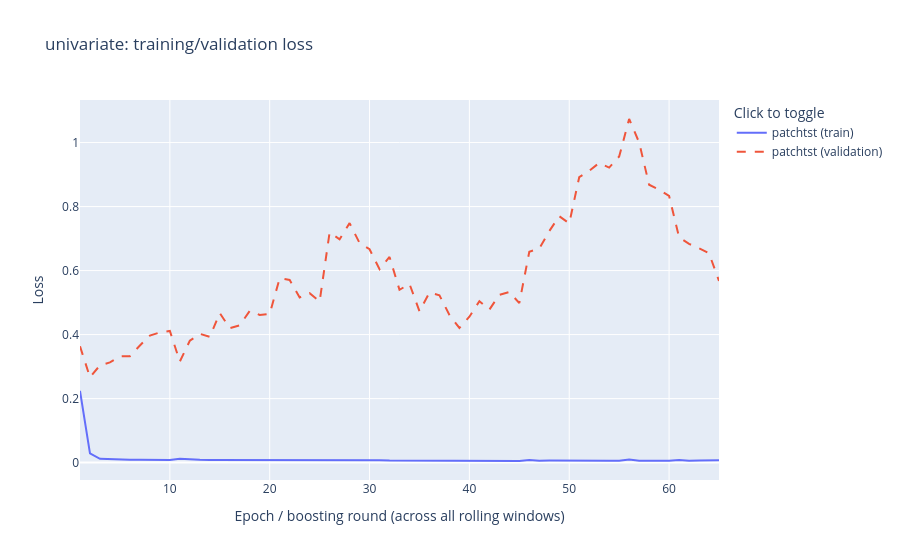

The notebook cell saved with this chart:
### Markdown cell above
**Trainings-/Validierungsverlust (Experiment 1):** nur für Modelle mit einem echten iterativen Verlust verfügbar -- PatchTST (Verlust je Epoche, über die gesamte rollierende Auswertung hinweg aneinandergereiht: Erstanpassung + jedes Warm-Start-Update). SARIMA (Maximum-Likelihood-Schätzung), Chronos (Zero-Shot) und die Baselines haben keinen vergleichbaren Verlaufswert und erscheinen hier nicht.

### Code cell
univariate_loss_fig = compare_loss_curves(univariate_results, 'univariate')
if univariate_loss_fig is not None: display(univariate_loss_fig)
else: print('Kein Modell in Experiment 1 mit verfuegbarer Verlustkurve.')

### Figure 1 — Plotly figure (JSON) as saved in the notebook; plotly's stock layout.template omitted (floating-point values rounded to 4 significant figures)
{"data": [{"legendgroup": "patchtst", "mode": "lines", "name": "patchtst (train)", "type": "scatter", "x": [1, 2, 3, 4, 5, 6, 7, 8, 9, 10, 11, 12, 13, 14, 15, 16, 17, 18, 19, 20, 21, 22, 23, 24, 25, 26, 27, 28, 29, 30, 31, 32, 33, 34, 35, 36, 37, 38, 39, 40, 41, 42, 43, 44, 45, 46, 47, 48, 49, 50, 51, 52, 53, 54, 55, 56, 57, 58, 59, 60, 61, 62, 63, 64, 65], "y": [0.2242, 0.02885, 0.01173, 0.01018, 0.009568, 0.009163, 0.009108, 0.008315, 0.008218, 0.008174, 0.0123, 0.009665, 0.00867, 0.00825, 0.008291, 0.008155, 0.007506, 0.007482, 0.007212, 0.007023, 0.007523, 0.006888, 0.007014, 0.006774, 0.006366, 0.008392, 0.007024, 0.00687, 0.006762, 0.006564, 0.007539, 0.006221, 0.006039, 0.006077, 0.005651, 0.007195, 0.005469, 0.005388, 0.005288, 0.005297, 0.006506, 0.00546, 0.005285, 0.005747, 0.005015, 0.008159, 0.005848, 0.00624, 0.005729, 0.005201, 0.006444, 0.005658, 0.005813, 0.005519, 0.005789, 0.009603, 0.006037, 0.006106, 0.00653, 0.0059, 0.008522, 0.005704, 0.006269, 0.006, 0.007483]}, {"legendgroup": "patchtst", "line": {"dash": "dash"}, "mode": "lines", "name": "patchtst (validation)", "type": "scatter", "x": [1, 2, 3, 4, 5, 6, 7, 8, 9, 10, 11, 12, 13, 14, 15, 16, 17, 18, 19, 20, 21, 22, 23, 24, 25, 26, 27, 28, 29, 30, 31, 32, 33, 34, 35, 36, 37, 38, 39, 40, 41, 42, 43, 44, 45, 46, 47, 48, 49, 50, 51, 52, 53, 54, 55, 56, 57, 58, 59, 60, 61, 62, 63, 64, 65], "y": [0.3635, 0.2666, 0.3039, 0.313, 0.3319, 0.3326, 0.366, 0.397, 0.4067, 0.4115, 0.3158, 0.3806, 0.4024, 0.3928, 0.4674, 0.4202, 0.4288, 0.4742, 0.4614, 0.4647, 0.5761, 0.5709, 0.5162, 0.5296, 0.5035, 0.7191, 0.6979, 0.7482, 0.6861, 0.6668, 0.6045, 0.6426, 0.5398, 0.5584, 0.473, 0.5314, 0.5229, 0.4613, 0.4207, 0.4559, 0.5041, 0.4779, 0.5244, 0.5331, 0.4985, 0.6589, 0.6688, 0.7233, 0.7701, 0.7476, 0.8917, 0.9118, 0.9362, 0.9218, 0.9563, 1.074, 1.0, 0.8683, 0.8529, 0.8333, 0.7041, 0.6833, 0.6696, 0.6541, 0.5677]}], "layout": {"legend": {"title": {"text": "Click to toggle"}}, "title": {"text": "univariate: training/validation loss"}, "xaxis": {"title": {"text": "Epoch / boosting round (across all rolling windows)"}}, "yaxis": {"title": {"text": "Loss"}}}}
